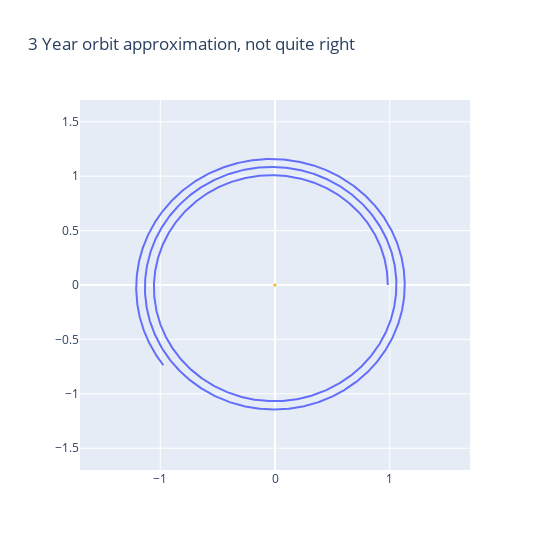

Write notebook code for a chart like this one.
### Code cell
fig = go.Figure(
    data=[go.Scatter(x=xpos, y=ypos)],
    layout=go.Layout(
        title=go.layout.Title(text="3 Year orbit approximation, not quite right"),
        width=550,
        height=550
    )
)
fig.update_xaxes(range=[-1.7, 1.7])
fig.update_yaxes(range=[-1.7, 1.7])
fig.update_layout(
    shapes=[ 
        # filled circle
        dict(
            type="circle",
            xref="x",
            yref="y",
            fillcolor="Orange",
            x0=-sunrad,
            y0=-sunrad,
            x1=sunrad,
            y1=sunrad,
            line_color="Orange",
        ),
    ]
)
fig.show()

### Figure 1 — Plotly figure (JSON) as saved in the notebook; plotly's stock layout.template omitted (floating-point values rounded to 4 significant figures; data arrays with more than 128 entries replaced by an {"elided": "..."} marker saying what was removed)
{"data": [{"type": "scatter", "x": {"elided": "3002 float values"}, "y": {"elided": "3002 float values"}}], "layout": {"height": 550, "shapes": [{"fillcolor": "Orange", "line": {"color": "Orange"}, "type": "circle", "x0": -0.00465, "x1": 0.00465, "xref": "x", "y0": -0.00465, "y1": 0.00465, "yref": "y"}], "title": {"text": "3 Year orbit approximation, not quite right"}, "width": 550, "xaxis": {"range": [-1.7, 1.7]}, "yaxis": {"range": [-1.7, 1.7]}}}
